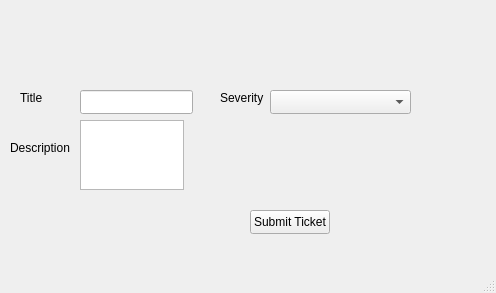
<?xml version="1.0" encoding="UTF-8"?>
<ui version="4.0">
 <class>userpanel</class>
 <widget class="QMainWindow" name="userpanel">
  <property name="geometry">
   <rect>
    <x>0</x>
    <y>0</y>
    <width>496</width>
    <height>293</height>
   </rect>
  </property>
  <property name="windowTitle">
   <string>UserPanel</string>
  </property>
  <widget class="QWidget" name="centralwidget">
   <widget class="QLabel" name="user">
    <property name="geometry">
     <rect>
      <x>8</x>
      <y>5</y>
      <width>71</width>
      <height>31</height>
     </rect>
    </property>
    <property name="text">
     <string/>
    </property>
   </widget>
   <widget class="QLineEdit" name="lineEdit">
    <property name="geometry">
     <rect>
      <x>80</x>
      <y>90</y>
      <width>113</width>
      <height>24</height>
     </rect>
    </property>
   </widget>
   <widget class="QTextEdit" name="textEdit">
    <property name="geometry">
     <rect>
      <x>80</x>
      <y>120</y>
      <width>104</width>
      <height>70</height>
     </rect>
    </property>
   </widget>
   <widget class="QPushButton" name="ticket_btn">
    <property name="geometry">
     <rect>
      <x>250</x>
      <y>210</y>
      <width>80</width>
      <height>24</height>
     </rect>
    </property>
    <property name="text">
     <string>Submit Ticket</string>
    </property>
   </widget>
   <widget class="QLabel" name="label">
    <property name="geometry">
     <rect>
      <x>20</x>
      <y>90</y>
      <width>49</width>
      <height>16</height>
     </rect>
    </property>
    <property name="text">
     <string>Title</string>
    </property>
   </widget>
   <widget class="QLabel" name="label_2">
    <property name="geometry">
     <rect>
      <x>10</x>
      <y>140</y>
      <width>61</width>
      <height>16</height>
     </rect>
    </property>
    <property name="text">
     <string>Description</string>
    </property>
   </widget>
   <widget class="QComboBox" name="comboBox">
    <property name="geometry">
     <rect>
      <x>270</x>
      <y>90</y>
      <width>141</width>
      <height>24</height>
     </rect>
    </property>
   </widget>
   <widget class="QLabel" name="label_3">
    <property name="geometry">
     <rect>
      <x>220</x>
      <y>90</y>
      <width>49</width>
      <height>16</height>
     </rect>
    </property>
    <property name="text">
     <string>Severity</string>
    </property>
   </widget>
  </widget>
  <widget class="QMenuBar" name="menubar">
   <property name="geometry">
    <rect>
     <x>0</x>
     <y>0</y>
     <width>496</width>
     <height>21</height>
    </rect>
   </property>
  </widget>
  <widget class="QStatusBar" name="statusbar"/>
 </widget>
 <resources/>
 <connections/>
</ui>
